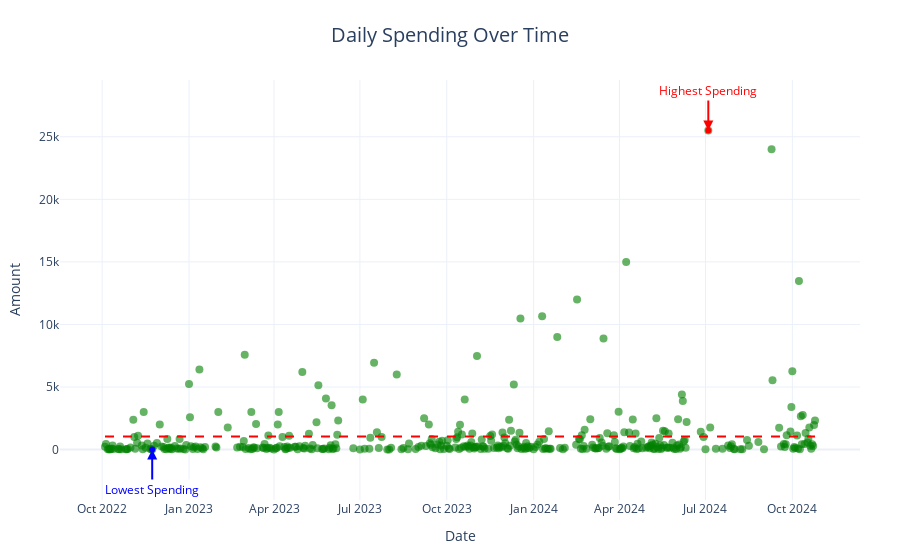

Source (notebook cell):
### Code cell
import plotly.express as px
import plotly.io as pio

# Base scatter plot
fig = px.scatter(daily_spending, x='Date', y='Amount', title='Daily Spending Over Time')

# Update marker properties
fig.update_traces(
    marker=dict(size=8, color='green', opacity=0.6)  # Smaller size, no black outline
)

# Highlight the highest and lowest spending dates
max_spending = daily_spending[daily_spending['Amount'] == daily_spending['Amount'].max()]
min_spending = daily_spending[daily_spending['Amount'] == daily_spending['Amount'].min()]

fig.add_trace(
    px.scatter(
        max_spending,
        x='Date',
        y='Amount',
        color_discrete_sequence=['red'],  # Highlight with red for highest
    ).data[0]
)

fig.add_trace(
    px.scatter(
        min_spending,
        x='Date',
        y='Amount',
        color_discrete_sequence=['blue'],  # Highlight with blue for lowest
    ).data[0]
)

# Annotate the highest and lowest spending points
fig.add_annotation(
    x=max_spending['Date'].iloc[0],
    y=max_spending['Amount'].iloc[0],
    text='Highest Spending',
    showarrow=True,
    arrowhead=2,
    arrowsize=1,
    arrowwidth=2,
    arrowcolor='red',
    font=dict(size=12, color='red'),
    bgcolor='white',
    ax=0,
    ay=-40,
)

# Add reference line for the average spending amount
average_spending = daily_spending['Amount'].mean()
fig.add_shape(
    type='line',
    x0=daily_spending['Date'].min(),
    x1=daily_spending['Date'].max(),
    y0=average_spending,
    y1=average_spending,
    line=dict(color='red', dash='dash'),
    xref='x',
    yref='y'
)

fig.add_annotation(
    x=min_spending['Date'].iloc[0],
    y=min_spending['Amount'].iloc[0],
    text='Lowest Spending',
    showarrow=True,
    arrowhead=2,
    arrowsize=1,
    arrowwidth=2,
    arrowcolor='blue',
    font=dict(size=12, color='blue'),
    bgcolor='white',
    ax=0,
    ay=40,
)

# Improve layout
fig.update_layout(
    title={
        'text': 'Daily Spending Over Time',
        'x': 0.5,  # Center align the title
        'y': 0.95,
        'xanchor': 'center',
        'yanchor': 'top',
        'font': {'size': 20}
    },
    xaxis_title='Date',
    yaxis_title='Amount',
    template='plotly_white',
    margin=dict(t=80, b=60, l=60, r=40),
    hovermode='x unified',  # Unified hover for clarity
)

fig.show()

# Save the figure to an HTML file
pio.write_html(fig, file='daily_spending_graph.html', full_html=True)

# Or get the HTML string directly
graph_html = pio.to_html(fig, full_html=False)

### Figure 1 — Plotly figure (JSON) as saved in the notebook; plotly's stock layout.template omitted (floating-point values rounded to 4 significant figures; data arrays with more than 128 entries replaced by an {"elided": "..."} marker saying what was removed)
{"data": [{"hovertemplate": "Date=%{x}<br>Amount=%{y}<extra></extra>", "legendgroup": "", "marker": {"color": "green", "opacity": 0.6, "size": 8, "symbol": "circle"}, "mode": "markers", "name": "", "orientation": "v", "showlegend": false, "type": "scatter", "x": {"elided": "390 str values"}, "xaxis": "x", "y": {"elided": "390 float values"}, "yaxis": "y"}, {"hovertemplate": "Date=%{x}<br>Amount=%{y}<extra></extra>", "legendgroup": "", "marker": {"color": "red", "symbol": "circle"}, "mode": "markers", "name": "", "orientation": "v", "showlegend": false, "type": "scatter", "x": ["2024-07-04T00:00:00"], "xaxis": "x", "y": [25500], "yaxis": "y"}, {"hovertemplate": "Date=%{x}<br>Amount=%{y}<extra></extra>", "legendgroup": "", "marker": {"color": "blue", "symbol": "circle"}, "mode": "markers", "name": "", "orientation": "v", "showlegend": false, "type": "scatter", "x": ["2022-11-23T00:00:00"], "xaxis": "x", "y": [6], "yaxis": "y"}], "layout": {"annotations": [{"arrowcolor": "red", "arrowhead": 2, "arrowsize": 1, "arrowwidth": 2, "ax": 0, "ay": -40, "bgcolor": "white", "font": {"color": "red", "size": 12}, "showarrow": true, "text": "Highest Spending", "x": "2024-07-04T00:00:00", "y": 25500}, {"arrowcolor": "blue", "arrowhead": 2, "arrowsize": 1, "arrowwidth": 2, "ax": 0, "ay": 40, "bgcolor": "white", "font": {"color": "blue", "size": 12}, "showarrow": true, "text": "Lowest Spending", "x": "2022-11-23T00:00:00", "y": 6}], "hovermode": "x unified", "legend": {"tracegroupgap": 0}, "margin": {"b": 60, "l": 60, "r": 40, "t": 80}, "shapes": [{"line": {"color": "red", "dash": "dash"}, "type": "line", "x0": "2022-10-04T00:00:00", "x1": "2024-10-25T00:00:00", "xref": "x", "y0": 1037.0, "y1": 1037.0, "yref": "y"}], "title": {"font": {"size": 20}, "text": "Daily Spending Over Time", "x": 0.5, "xanchor": "center", "y": 0.95, "yanchor": "top"}, "xaxis": {"anchor": "y", "domain": [0, 1], "title": {"text": "Date"}}, "yaxis": {"anchor": "x", "domain": [0, 1], "title": {"text": "Amount"}}}}
